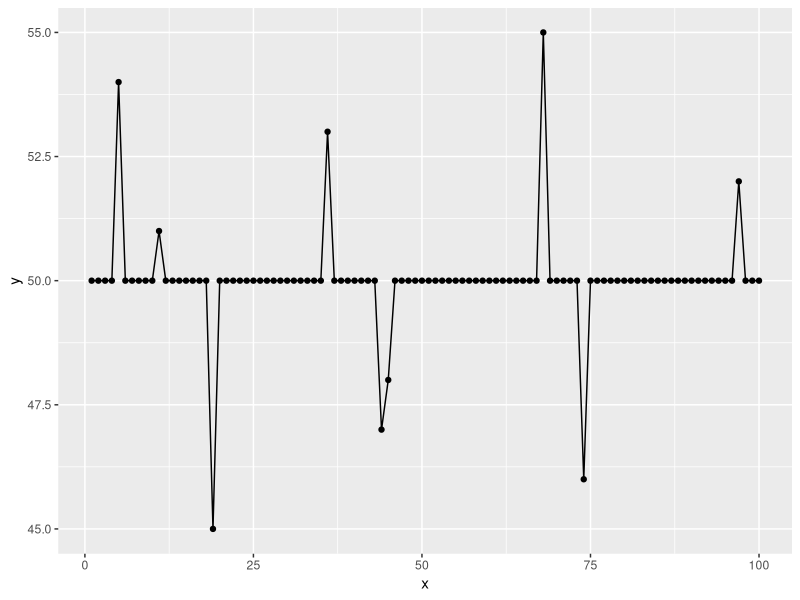

Write the R code that produced this figure.
library(ggplot2)

y <- vector(mode="integer", length=100)
y[1:100] <- 50
y[sample(1:100, 10)] <- 50 + sample(-5:5, 10)
x <- 1:100

p <- qplot(x, y, geom=c("line", "point"))
ggsave(file = "./plot.png", plot = p)